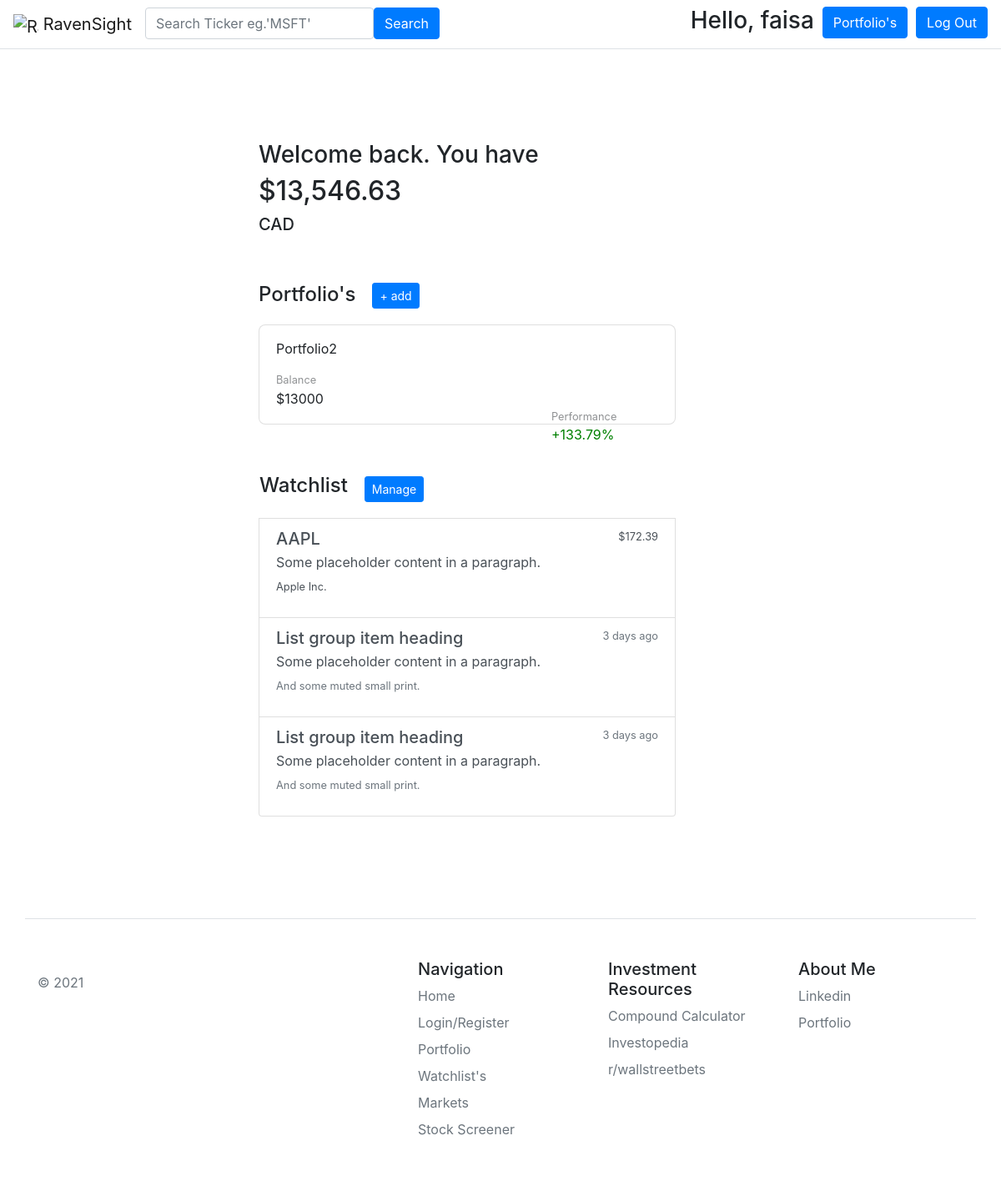
Before: /portfolio/ (signed in) with the older database file.
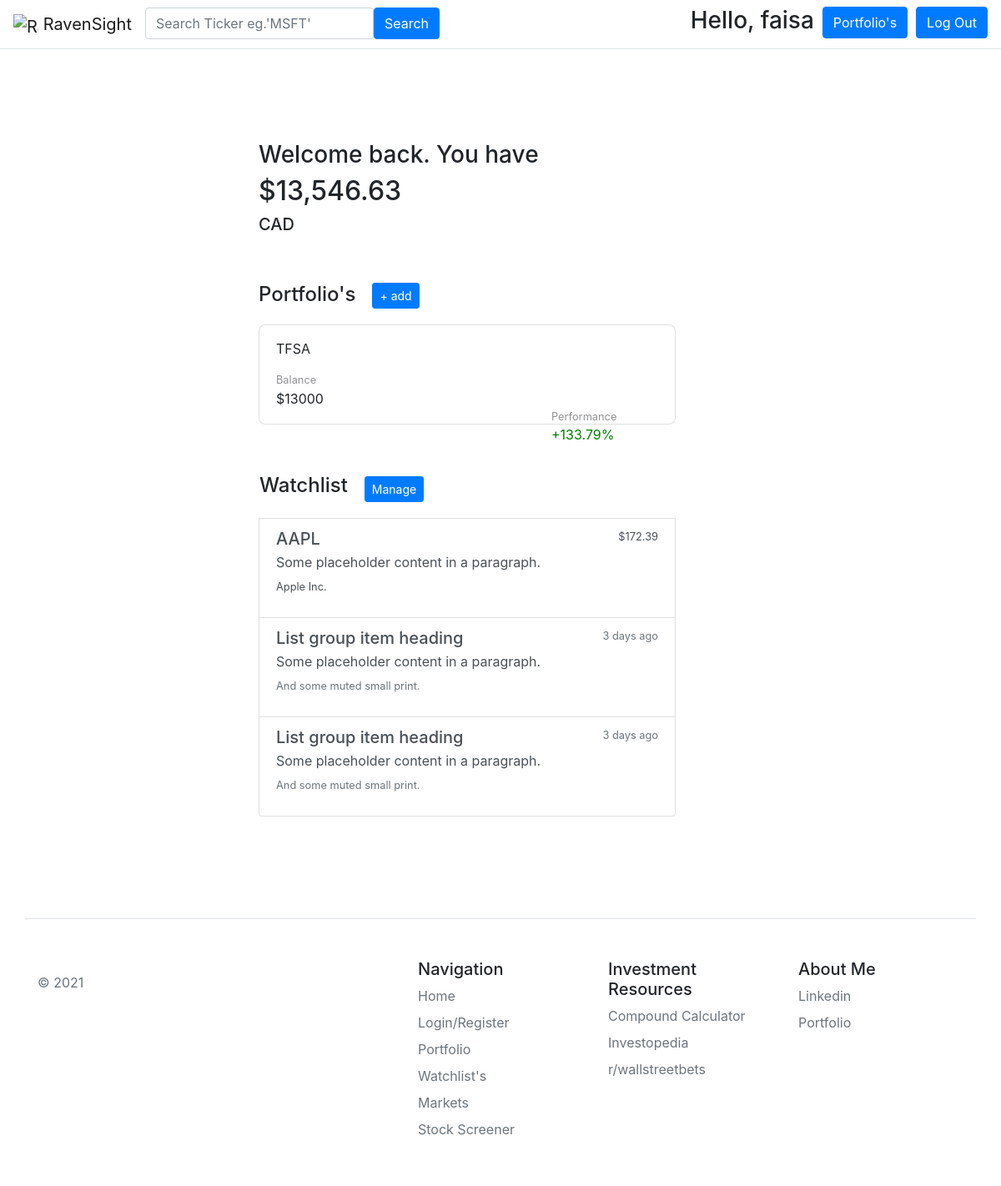
After: the same page with the newer database file.
### portfolio/models.py (models this page shows, shortened)
class Portfolio(models.Model):
    user = models.ForeignKey(User, on_delete=models.CASCADE, related_name='portfolio', null=True)
    balance = models.IntegerField()
    name = models.CharField(max_length=100, default='Portfolio')

### portfolio/views.py (the view)
# urls.py: path('portfolio/', pv.portfolioView, name='portfolio'),
def portfolioView(response):
    return render(response, 'portfolio/portfolioPage.html', {})

### portfolio/templates/portfolio/portfolioPage.html (shortened to what the changed rows need)
<!DOCTYPE html>
{% extends 'main/base.html'%}
{% block content %}
<section class="border-top">
    <div class="center">
        <ul class="flowdown">
            <li>
                <div>
                    <ul class="flowdown">
                        <li>
                            <h2>$13,546.63 </h2> <h5>CAD</h5>
                        </li>
                    </ul>
                </div>
            </li>
            <li>
                <div>
                    <ul>
                        <li style="margin-right:150px;">
                            <div class="list-group list-group-checkable">
                                <ul style="margin-top:-50px;">
                                    {% for pf in user.portfolio.all %}
                                        <li class="inbetween">
                                            <label class="list-group-item py-3" for="listGroupCheckableRadios5">
                                                <p> {{pf.name}} </p>
                                                <div>
                                                    <ul>
                                                        <li>
                                                            <span class="d-block small opacity-50">Balance</span>
                                                            <span class="d-block">${{pf.balance}}</span>
                                                        </li>
                                                        <li style="margin-left:330px;">
                                                            <span class="d-block small opacity-50">Performance</span>
                                                            <span class="d-block" style="color:green">+133.79%</span>
                                                        </li>
                                                    </ul>
                                                </div>
                                            </label>
                                        </li>
                                    {% endfor %}
                                </ul>
                            </div>
                        </li>
                    </ul>
                </div>
            </li>
        </ul>
    </div>
</section>
{% endblock %}

Changed rows visible on the page:
changed Portfolio: name "Portfolio2" → "TFSA"
